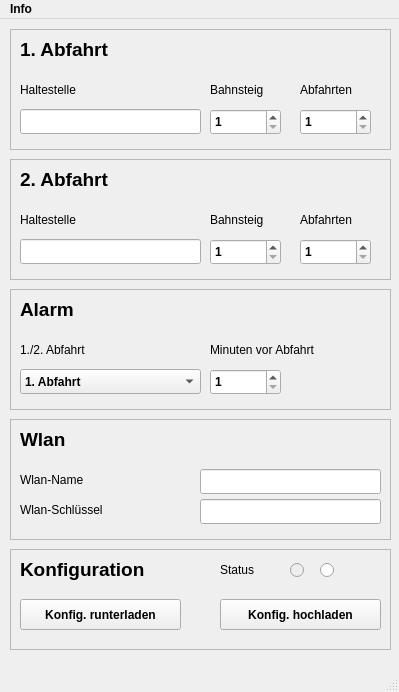
<?xml version="1.0" encoding="UTF-8"?>
<ui version="4.0">
 <class>MainWindow</class>
 <widget class="QMainWindow" name="MainWindow">
  <property name="geometry">
   <rect>
    <x>0</x>
    <y>0</y>
    <width>399</width>
    <height>692</height>
   </rect>
  </property>
  <property name="font">
   <font>
    <weight>75</weight>
    <bold>true</bold>
   </font>
  </property>
  <property name="windowTitle">
   <string>OnTime | CT</string>
  </property>
  <property name="animated">
   <bool>true</bool>
  </property>
  <widget class="QWidget" name="centralwidget">
   <widget class="QFrame" name="departure_1">
    <property name="geometry">
     <rect>
      <x>10</x>
      <y>10</y>
      <width>381</width>
      <height>121</height>
     </rect>
    </property>
    <property name="frameShape">
     <enum>QFrame::StyledPanel</enum>
    </property>
    <property name="frameShadow">
     <enum>QFrame::Raised</enum>
    </property>
    <widget class="QLabel" name="textlabel_3">
     <property name="geometry">
      <rect>
       <x>10</x>
       <y>10</y>
       <width>101</width>
       <height>21</height>
      </rect>
     </property>
     <property name="font">
      <font>
       <pointsize>14</pointsize>
       <weight>75</weight>
       <bold>true</bold>
      </font>
     </property>
     <property name="text">
      <string>1. Abfahrt</string>
     </property>
    </widget>
    <widget class="QLineEdit" name="haltestelle_1">
     <property name="geometry">
      <rect>
       <x>10</x>
       <y>80</y>
       <width>181</width>
       <height>25</height>
      </rect>
     </property>
    </widget>
    <widget class="QLabel" name="textlabel_5">
     <property name="geometry">
      <rect>
       <x>10</x>
       <y>50</y>
       <width>111</width>
       <height>21</height>
      </rect>
     </property>
     <property name="font">
      <font>
       <weight>50</weight>
       <bold>false</bold>
      </font>
     </property>
     <property name="text">
      <string>Haltestelle</string>
     </property>
    </widget>
    <widget class="QSpinBox" name="spinBox">
     <property name="geometry">
      <rect>
       <x>200</x>
       <y>80</y>
       <width>71</width>
       <height>26</height>
      </rect>
     </property>
     <property name="minimum">
      <number>1</number>
     </property>
     <property name="maximum">
      <number>1000</number>
     </property>
    </widget>
    <widget class="QLabel" name="textlabel_6">
     <property name="geometry">
      <rect>
       <x>200</x>
       <y>50</y>
       <width>111</width>
       <height>21</height>
      </rect>
     </property>
     <property name="font">
      <font>
       <weight>50</weight>
       <bold>false</bold>
      </font>
     </property>
     <property name="text">
      <string>Bahnsteig</string>
     </property>
    </widget>
    <widget class="QLabel" name="textlabel_7">
     <property name="geometry">
      <rect>
       <x>290</x>
       <y>50</y>
       <width>111</width>
       <height>21</height>
      </rect>
     </property>
     <property name="font">
      <font>
       <weight>50</weight>
       <bold>false</bold>
      </font>
     </property>
     <property name="text">
      <string>Abfahrten</string>
     </property>
    </widget>
    <widget class="QSpinBox" name="spinBox_2">
     <property name="geometry">
      <rect>
       <x>290</x>
       <y>80</y>
       <width>71</width>
       <height>26</height>
      </rect>
     </property>
     <property name="minimum">
      <number>1</number>
     </property>
     <property name="maximum">
      <number>200</number>
     </property>
    </widget>
   </widget>
   <widget class="QFrame" name="departure_2">
    <property name="geometry">
     <rect>
      <x>10</x>
      <y>140</y>
      <width>381</width>
      <height>121</height>
     </rect>
    </property>
    <property name="frameShape">
     <enum>QFrame::StyledPanel</enum>
    </property>
    <property name="frameShadow">
     <enum>QFrame::Raised</enum>
    </property>
    <widget class="QLabel" name="textlabel_4">
     <property name="geometry">
      <rect>
       <x>10</x>
       <y>10</y>
       <width>101</width>
       <height>21</height>
      </rect>
     </property>
     <property name="font">
      <font>
       <pointsize>14</pointsize>
       <weight>75</weight>
       <bold>true</bold>
      </font>
     </property>
     <property name="text">
      <string>2. Abfahrt</string>
     </property>
    </widget>
    <widget class="QLineEdit" name="haltestelle_2">
     <property name="geometry">
      <rect>
       <x>10</x>
       <y>80</y>
       <width>181</width>
       <height>25</height>
      </rect>
     </property>
    </widget>
    <widget class="QLabel" name="textlabel_8">
     <property name="geometry">
      <rect>
       <x>10</x>
       <y>50</y>
       <width>111</width>
       <height>21</height>
      </rect>
     </property>
     <property name="font">
      <font>
       <weight>50</weight>
       <bold>false</bold>
      </font>
     </property>
     <property name="text">
      <string>Haltestelle</string>
     </property>
    </widget>
    <widget class="QSpinBox" name="spinBox_3">
     <property name="geometry">
      <rect>
       <x>200</x>
       <y>80</y>
       <width>71</width>
       <height>26</height>
      </rect>
     </property>
     <property name="minimum">
      <number>1</number>
     </property>
     <property name="maximum">
      <number>1000</number>
     </property>
    </widget>
    <widget class="QLabel" name="textlabel_9">
     <property name="geometry">
      <rect>
       <x>200</x>
       <y>50</y>
       <width>111</width>
       <height>21</height>
      </rect>
     </property>
     <property name="font">
      <font>
       <weight>50</weight>
       <bold>false</bold>
      </font>
     </property>
     <property name="text">
      <string>Bahnsteig</string>
     </property>
    </widget>
    <widget class="QLabel" name="textlabel_10">
     <property name="geometry">
      <rect>
       <x>290</x>
       <y>50</y>
       <width>111</width>
       <height>21</height>
      </rect>
     </property>
     <property name="font">
      <font>
       <weight>50</weight>
       <bold>false</bold>
      </font>
     </property>
     <property name="text">
      <string>Abfahrten</string>
     </property>
    </widget>
    <widget class="QSpinBox" name="spinBox_4">
     <property name="geometry">
      <rect>
       <x>290</x>
       <y>80</y>
       <width>71</width>
       <height>26</height>
      </rect>
     </property>
     <property name="minimum">
      <number>1</number>
     </property>
     <property name="maximum">
      <number>200</number>
     </property>
    </widget>
   </widget>
   <widget class="QFrame" name="departure_4">
    <property name="geometry">
     <rect>
      <x>10</x>
      <y>270</y>
      <width>381</width>
      <height>121</height>
     </rect>
    </property>
    <property name="frameShape">
     <enum>QFrame::StyledPanel</enum>
    </property>
    <property name="frameShadow">
     <enum>QFrame::Raised</enum>
    </property>
    <widget class="QLabel" name="textlabel_12">
     <property name="geometry">
      <rect>
       <x>10</x>
       <y>10</y>
       <width>101</width>
       <height>21</height>
      </rect>
     </property>
     <property name="font">
      <font>
       <pointsize>14</pointsize>
       <weight>75</weight>
       <bold>true</bold>
      </font>
     </property>
     <property name="text">
      <string>Alarm</string>
     </property>
    </widget>
    <widget class="QLabel" name="textlabel_15">
     <property name="geometry">
      <rect>
       <x>10</x>
       <y>50</y>
       <width>111</width>
       <height>21</height>
      </rect>
     </property>
     <property name="font">
      <font>
       <weight>50</weight>
       <bold>false</bold>
      </font>
     </property>
     <property name="text">
      <string>1./2. Abfahrt</string>
     </property>
    </widget>
    <widget class="QLabel" name="textlabel_16">
     <property name="geometry">
      <rect>
       <x>200</x>
       <y>50</y>
       <width>161</width>
       <height>21</height>
      </rect>
     </property>
     <property name="font">
      <font>
       <weight>50</weight>
       <bold>false</bold>
      </font>
     </property>
     <property name="text">
      <string>Minuten vor Abfahrt</string>
     </property>
    </widget>
    <widget class="QSpinBox" name="spinBox_6">
     <property name="geometry">
      <rect>
       <x>200</x>
       <y>80</y>
       <width>71</width>
       <height>26</height>
      </rect>
     </property>
     <property name="minimum">
      <number>1</number>
     </property>
     <property name="maximum">
      <number>200</number>
     </property>
    </widget>
    <widget class="QComboBox" name="comboBox">
     <property name="geometry">
      <rect>
       <x>10</x>
       <y>80</y>
       <width>181</width>
       <height>25</height>
      </rect>
     </property>
     <item>
      <property name="text">
       <string>1. Abfahrt</string>
      </property>
     </item>
     <item>
      <property name="text">
       <string>2. Abfahrt</string>
      </property>
     </item>
    </widget>
   </widget>
   <widget class="QFrame" name="departure_3">
    <property name="geometry">
     <rect>
      <x>10</x>
      <y>400</y>
      <width>381</width>
      <height>121</height>
     </rect>
    </property>
    <property name="frameShape">
     <enum>QFrame::StyledPanel</enum>
    </property>
    <property name="frameShadow">
     <enum>QFrame::Raised</enum>
    </property>
    <widget class="QLabel" name="textlabel_11">
     <property name="geometry">
      <rect>
       <x>10</x>
       <y>10</y>
       <width>141</width>
       <height>21</height>
      </rect>
     </property>
     <property name="font">
      <font>
       <pointsize>14</pointsize>
       <weight>75</weight>
       <bold>true</bold>
      </font>
     </property>
     <property name="text">
      <string>Wlan</string>
     </property>
    </widget>
    <widget class="QLineEdit" name="wlan_name">
     <property name="geometry">
      <rect>
       <x>190</x>
       <y>50</y>
       <width>181</width>
       <height>25</height>
      </rect>
     </property>
    </widget>
    <widget class="QLineEdit" name="wlan_ssid">
     <property name="geometry">
      <rect>
       <x>190</x>
       <y>80</y>
       <width>181</width>
       <height>25</height>
      </rect>
     </property>
    </widget>
    <widget class="QLabel" name="textlabel_18">
     <property name="geometry">
      <rect>
       <x>10</x>
       <y>50</y>
       <width>111</width>
       <height>21</height>
      </rect>
     </property>
     <property name="font">
      <font>
       <weight>50</weight>
       <bold>false</bold>
      </font>
     </property>
     <property name="text">
      <string>Wlan-Name</string>
     </property>
    </widget>
    <widget class="QLabel" name="textlabel_19">
     <property name="geometry">
      <rect>
       <x>10</x>
       <y>80</y>
       <width>111</width>
       <height>21</height>
      </rect>
     </property>
     <property name="font">
      <font>
       <weight>50</weight>
       <bold>false</bold>
      </font>
     </property>
     <property name="text">
      <string>Wlan-Schlüssel</string>
     </property>
    </widget>
   </widget>
   <widget class="QFrame" name="departure_5">
    <property name="geometry">
     <rect>
      <x>10</x>
      <y>530</y>
      <width>381</width>
      <height>101</height>
     </rect>
    </property>
    <property name="frameShape">
     <enum>QFrame::StyledPanel</enum>
    </property>
    <property name="frameShadow">
     <enum>QFrame::Raised</enum>
    </property>
    <widget class="QLabel" name="textlabel_13">
     <property name="geometry">
      <rect>
       <x>10</x>
       <y>10</y>
       <width>141</width>
       <height>21</height>
      </rect>
     </property>
     <property name="font">
      <font>
       <pointsize>14</pointsize>
       <weight>75</weight>
       <bold>true</bold>
      </font>
     </property>
     <property name="text">
      <string>Konfiguration</string>
     </property>
    </widget>
    <widget class="QLabel" name="textlabel_17">
     <property name="geometry">
      <rect>
       <x>210</x>
       <y>10</y>
       <width>71</width>
       <height>21</height>
      </rect>
     </property>
     <property name="font">
      <font>
       <weight>50</weight>
       <bold>false</bold>
      </font>
     </property>
     <property name="text">
      <string>Status</string>
     </property>
    </widget>
    <widget class="QPushButton" name="download_json">
     <property name="geometry">
      <rect>
       <x>10</x>
       <y>50</y>
       <width>161</width>
       <height>31</height>
      </rect>
     </property>
     <property name="text">
      <string>Konfig. runterladen</string>
     </property>
    </widget>
    <widget class="QPushButton" name="upload_json">
     <property name="geometry">
      <rect>
       <x>210</x>
       <y>50</y>
       <width>161</width>
       <height>31</height>
      </rect>
     </property>
     <property name="text">
      <string>Konfig. hochladen</string>
     </property>
    </widget>
    <widget class="QRadioButton" name="ping">
     <property name="enabled">
      <bool>false</bool>
     </property>
     <property name="geometry">
      <rect>
       <x>280</x>
       <y>10</y>
       <width>21</width>
       <height>23</height>
      </rect>
     </property>
     <property name="text">
      <string/>
     </property>
    </widget>
    <widget class="QRadioButton" name="ping_blank">
     <property name="enabled">
      <bool>true</bool>
     </property>
     <property name="geometry">
      <rect>
       <x>310</x>
       <y>10</y>
       <width>112</width>
       <height>23</height>
      </rect>
     </property>
     <property name="text">
      <string/>
     </property>
    </widget>
   </widget>
  </widget>
  <widget class="QMenuBar" name="menubar">
   <property name="geometry">
    <rect>
     <x>0</x>
     <y>0</y>
     <width>399</width>
     <height>22</height>
    </rect>
   </property>
   <widget class="QMenu" name="menuinfo">
    <property name="title">
     <string>Info</string>
    </property>
    <addaction name="stop_finder"/>
   </widget>
   <addaction name="menuinfo"/>
  </widget>
  <widget class="QStatusBar" name="statusbar"/>
  <action name="stop_finder">
   <property name="text">
    <string>StopFinder</string>
   </property>
  </action>
 </widget>
 <resources/>
 <connections/>
</ui>
